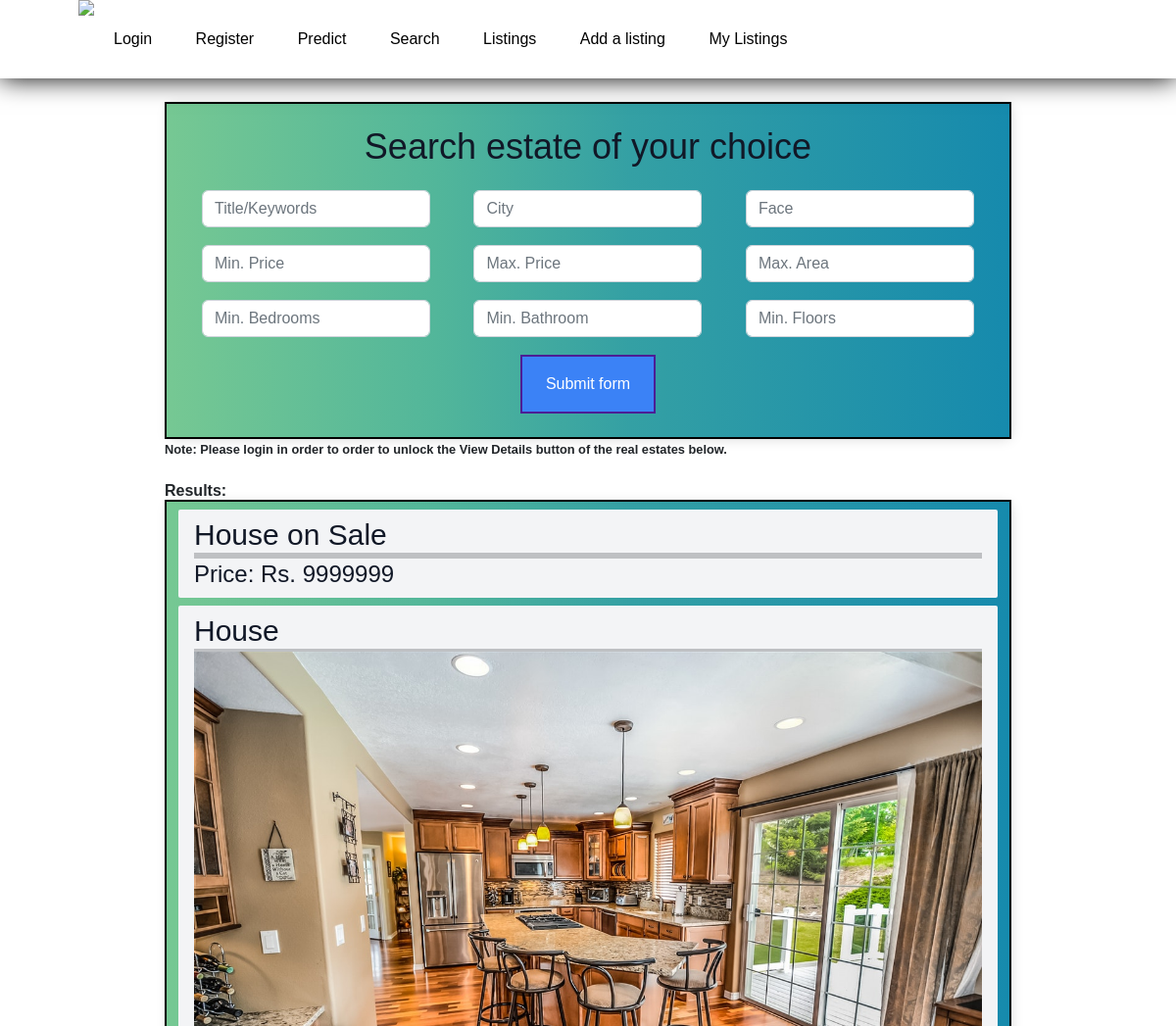
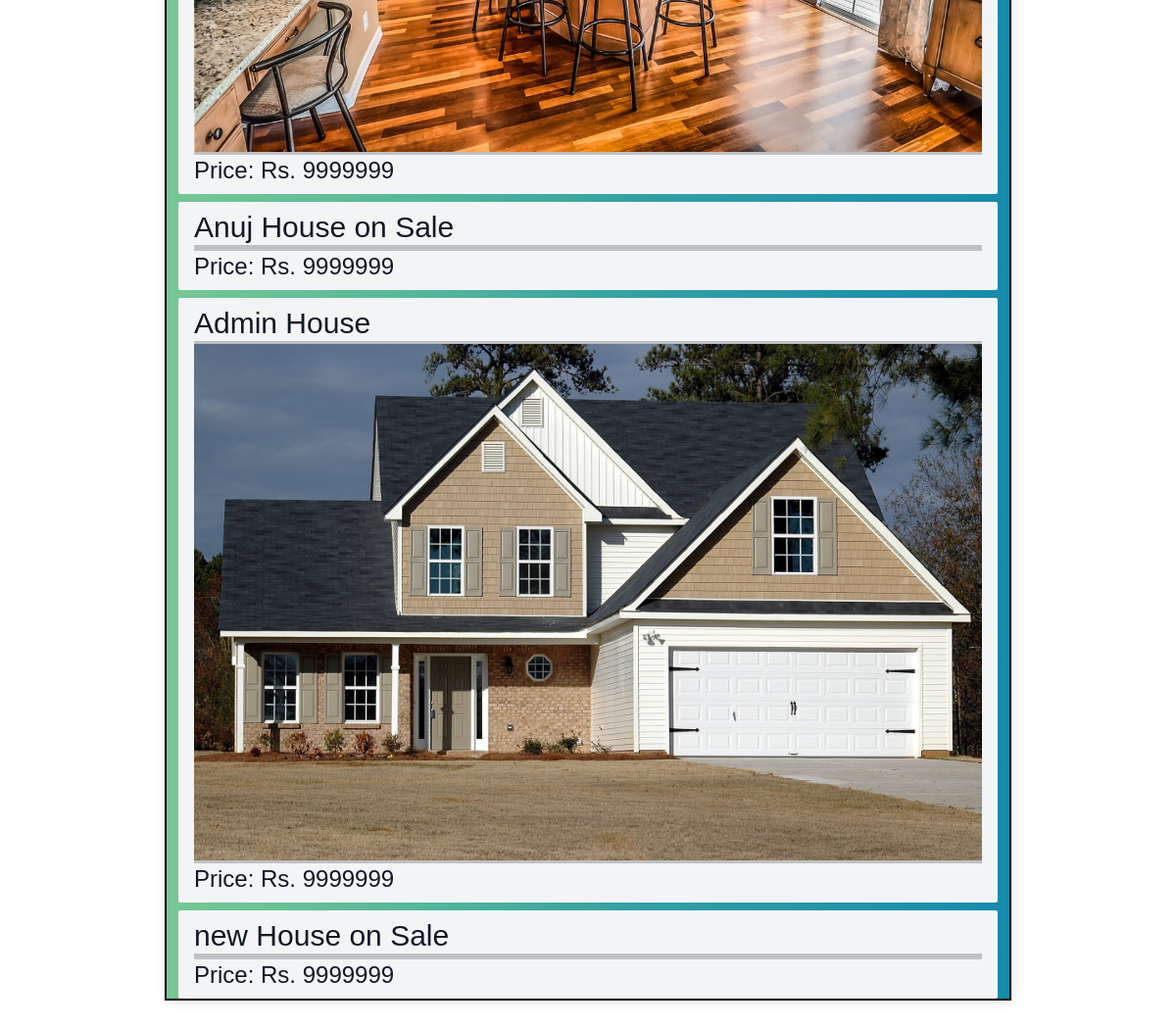
The page /listing_search on the database as committed earlier (2 pictures, top to bottom).
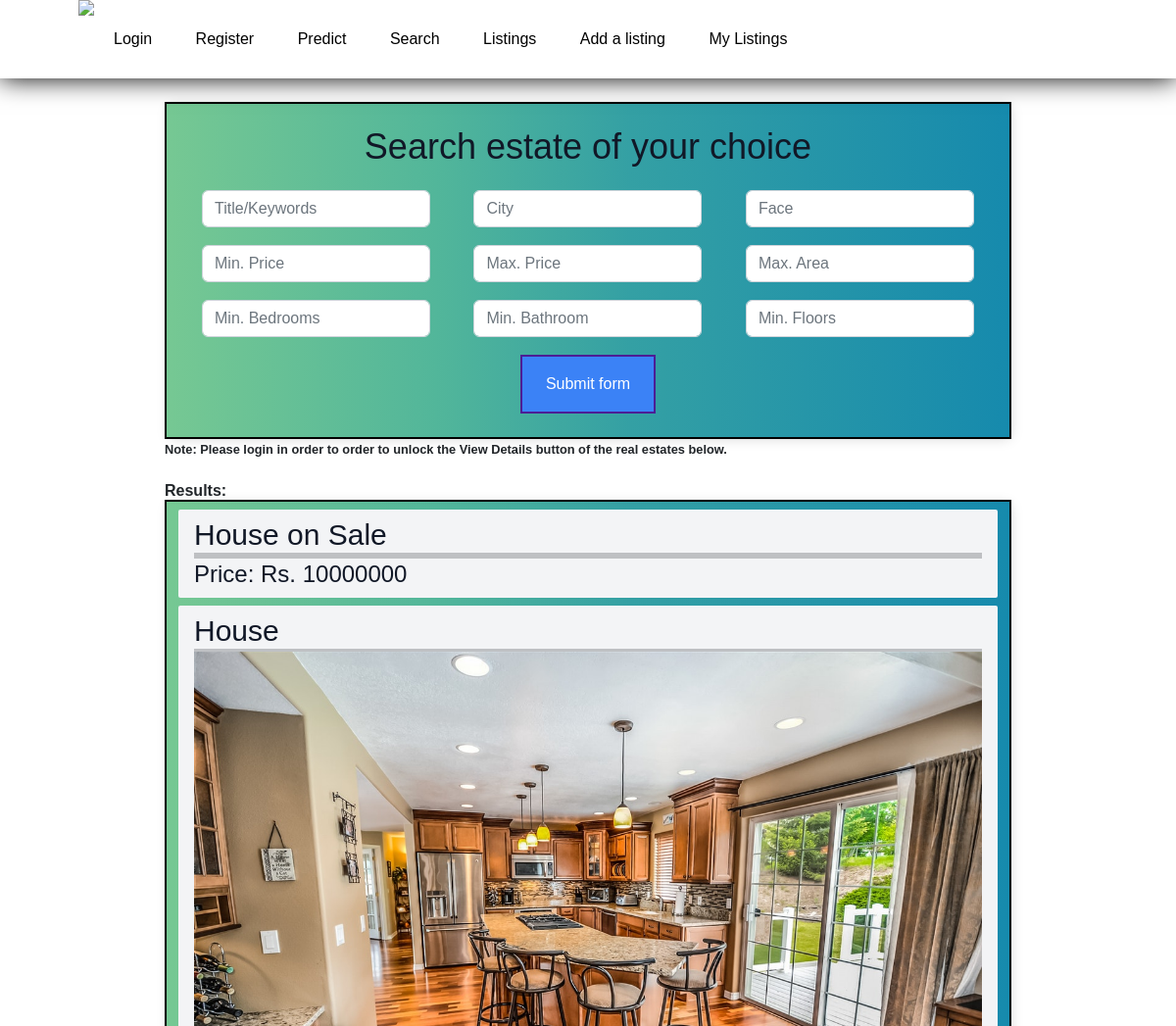
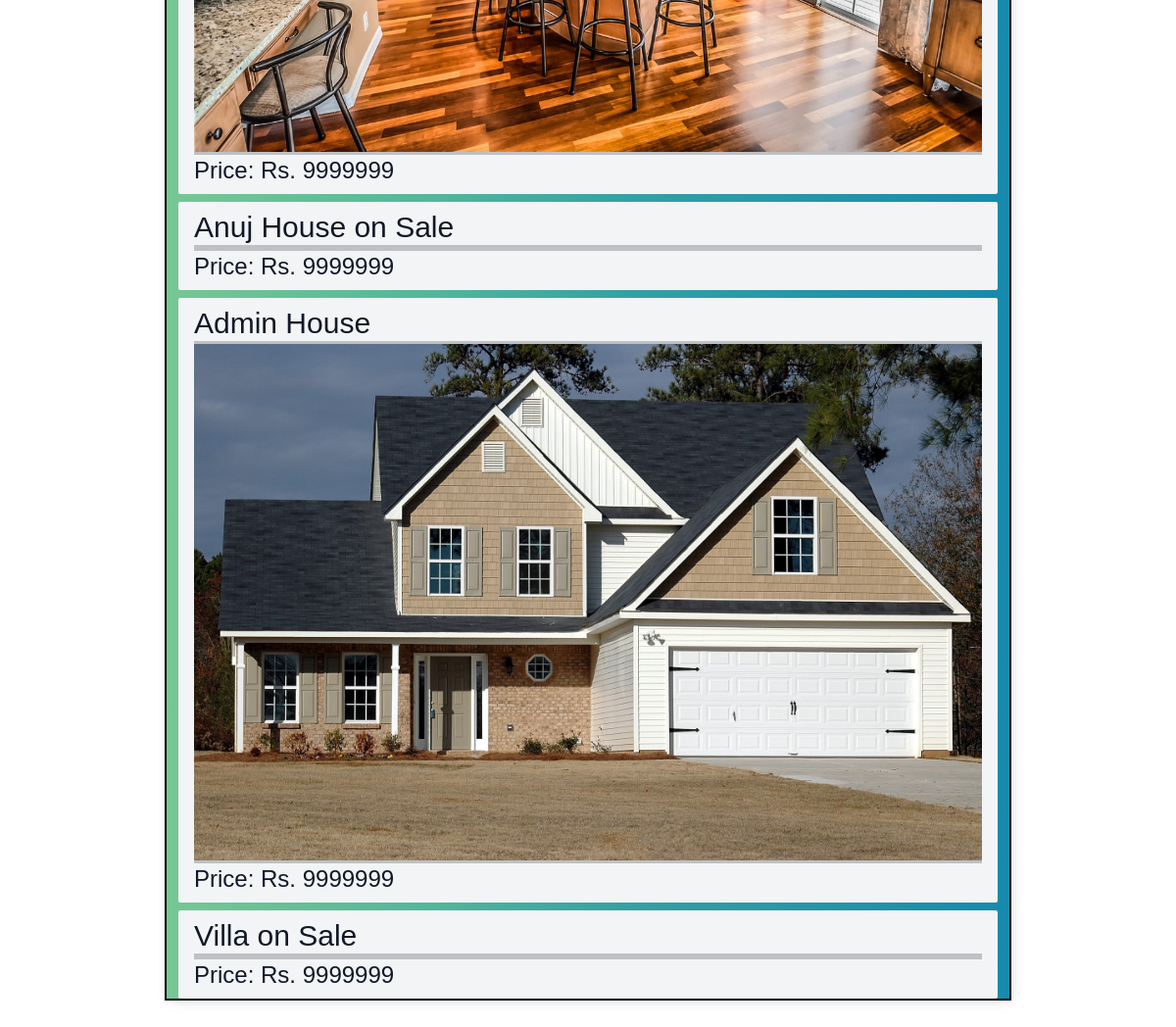
The same page on the database as committed later (2 pictures, top to bottom).
### listings/models.py (models this page shows, shortened)
class Listing(models.Model):
    Title = models.CharField(max_length=30, default='House on Sale')
    Owner = models.CharField(max_length=30, default='Anuj')
    Age = models.IntegerField(default=10)
    slug = models.CharField(max_length=100, null=True, blank=True)
    Location = models.CharField(max_length=30, default='Kalanki')
    City = models.CharField(max_length=30, default='Kathmandu')
    Price = models.IntegerField(default=9999999)
    Bedroom = models.IntegerField(default=1)
    Bathroom = models.IntegerField(default=1)
    Floors = models.IntegerField(default=1)
    Parking = models.IntegerField(default=1)
    Face = models.CharField(max_length=30, default="East")
    Area = models.IntegerField(default=100)
    Road_Width = models.IntegerField(default=0)
    Road_Type = models.CharField(max_length=30, default="Concrete")
    Build_Area = models.IntegerField(default=100)
    Amenities = models.CharField(max_length=30, default="Bathroom")
    Contact_number = models.IntegerField(default=9845654321)
    Contact_mail = models.EmailField(max_length=30, default='admin@gmail.com')
    Image = models.ImageField(max_length = 254)
    user = models.ForeignKey(User, on_delete=models.SET_NULL,null=True)
    is_sold = models.BooleanField(default=False)
    Description = models.CharField(max_length=1000, default="Please describe your estate here. You may also justify the price of your estate here.")
    likes = models.ManyToManyField(User, related_name='estate')

### listings/views.py (the view)
# urls.py: path('listing_search', listing_search, name='listing_search'),
def listing_search(request):
    queryset_list=Listing.objects.all()
    if 'Title' in request.GET:
        Title = request.GET['Title']
        if Title:
            queryset_list = queryset_list.filter(Title__icontains = Title)
    else:
        Title = ''
    if 'City' in request.GET:
        city = request.GET['City']
        if city:
            queryset_list=queryset_list.filter(City__iexact = city)
    else:
        city = ''
    if 'Face' in request.GET:
        Face = request.GET['Face']
        if Face:
            queryset_list=queryset_list.filter(Face__iexact = Face)
    else:
        Face = ''
    if 'Bedroom' in request.GET:
        Bedroom = request.GET['Bedroom']
        if Bedroom:
            queryset_list=queryset_list.filter(Bedroom__gte=Bedroom)
    else:
        Bedroom = ''
    if 'Bathroom' in request.GET:
        Bathroom = request.GET['Bathroom']
        if Bathroom:
            queryset_list=queryset_list.filter(Bathroom__gte=Bathroom)
    else:
        Bathroom = ''
    if 'Floors' in request.GET:
        Floors = request.GET['Floors']
        if Floors:
            queryset_list=queryset_list.filter(Floors__gte=Floors)
    else:
        Floors = ''
    if 'Area' in request.GET:
        Area = request.GET['Area']
        if Area:
            queryset_list=queryset_list.filter(Area__lte=Area)
    else:
        Area = ''
    if 'Min_Price' in request.GET:
        Min_Price = request.GET['Min_Price']
        if Min_Price:
            queryset_list=queryset_list.filter(Price__gte=Min_Price)
    else:
        Min_Price = ''
    if 'Max_Price' in request.GET:
        Max_Price = request.GET['Max_Price']
        if Max_Price:
            queryset_list=queryset_list.filter(Price__lte=Max_Price)
    else:
        Max_Price = ''
    context={
        'listings':queryset_list, 'Min_Price':Min_Price,'Max_Price':Max_Price, 'Area':Area, 'Floors':Floors, 'Bathroom':Bathroom,
        'Bedroom':Bedroom, 'Face':Face, 'City': city, 'Title': Title,
    }
    return render(request, "listing_search.html", context)

### templates/listing_search.html (shortened to what this page needs)
{% extends "base.html" %}
{% block content %}
<div class="container"><br>
<center><h1 class="text-4xl text-gray-900">Search estate of your choice</h1></center><br>
    <div>
        <form class="form-inline" action="{% url 'listing_search' %}" method="get" enctype="multipart/form-data">
            <div class="form-check form-check-inline">
                <div class="col-md-18 mb-3">
                    <input type="text" name="Title" class="form-control" placeholder="Title/Keywords"  value="{{ Title }}">
                </div>
            </div>
            <div class="form-check form-check-inline">
                <div class="col-md-18 mb-3">
                    <input type="text" name="City" class="form-control" placeholder="City"  value="{{ City }}">
                </div>
            </div>
            <div class="form-check form-check-inline">
                <div class="col-md-18 mb-3">
                    <input type="text" name="Face" class="form-control" placeholder="Face"  value="{{ Face }}">
                </div>
            </div>
            <div class="form-check form-check-inline">
                <div class="col-md-18 mb-3">
                    <input type="text" name="Min_Price" class="form-control" placeholder="Min. Price"  value="{{ Min_Price }}">
                </div>
            </div>
            <div class="form-check form-check-inline">
                <div class="col-md-18 mb-3">
                    <input type="text" name="Max_Price" class="form-control" placeholder="Max. Price"  value="{{ Max_Price }}">
                </div>
            </div>
            <div class="form-check form-check-inline">
                <div class="col-md-18 mb-3">
                    <input type="text" name="Area" class="form-control" placeholder="Max. Area"  value="{{ Area }}">
                </div>
            </div>
            <div class="form-check form-check-inline">
                <div class="col-md-18 mb-3">
                    <input type="text" name="Bedroom" class="form-control" placeholder="Min. Bedrooms"  value="{{ Bedroom }}">
                </div>
            </div>
            <div class="form-check form-check-inline">
                <div class="col-md-18 mb-3">
                    <input type="text" name="Bathroom" class="form-control" placeholder="Min. Bathroom"  value="{{ Bathroom }}">
                </div>
            </div>
            <div class="form-check form-check-inline">
                <div class="col-md-18 mb-3">
                    <input type="text" name="Floors" class="form-control" placeholder="Min. Floors"  value="{{ Floors }}">
                </div>
            </div>
            <center><button class="flex items-center px-4 py-3 text-white bg-blue-500 hover:bg-blue-400 border-2 border-violet-900"
                type="submit">Submit form</button></center>
            <br>
        </form>
    </div>
</div>
{% if not request.user.is_authenticated %}
<h1><strong><small>Note: Please login in order to order to unlock the View Details button of the real estates below.</small></strong></h1>
{% endif %}
<br><h1><strong>Results:</strong></h1>
<div class = "container">
    {% if listings %}
    {% for listing in listings %}
    <div class="mt-2 px-3 py-2 bg-gray-100 rounded-sm">
        <h3 class="text-3xl text-gray-900">{{ listing.Title }}</h3><hr><hr><hr>
        {% if listing.Image %}
        <img src="{{ listing.Image.url }}" alt="">
        {% endif %}
        <hr><hr><hr><h2 class="text-2xl text-gray-900">Price: Rs. {{listing.Price}}</h2>
    </div>
    {% endfor %}
    {% else %}
    <div class="col-md-12">
    <p>No Listings Available</p>
    </div>
    {% endif %}
</div>
{% endblock content %}

Rows that differ between the two databases and show on the page:
changed Listing "House on Sale": Price "9999999" → "10000000"
changed Listing: Title "new House on Sale" → "Villa on Sale"
